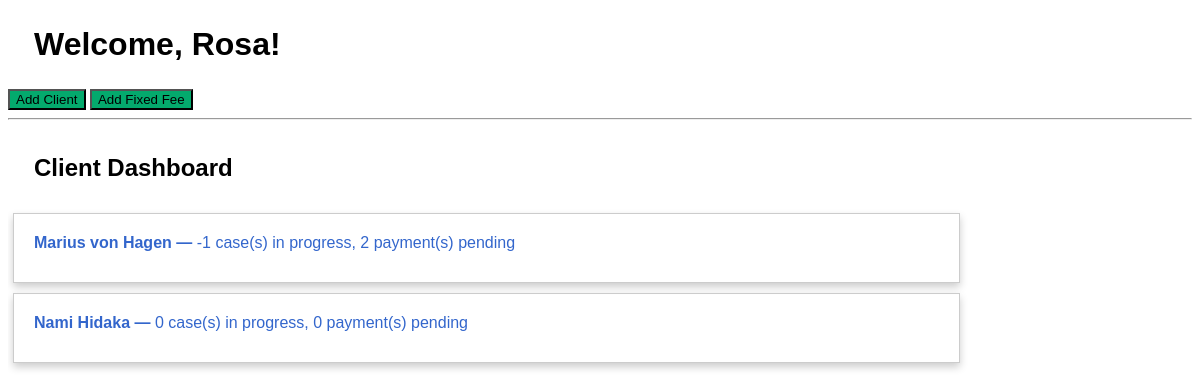
Before: / (signed in) with the older database file.
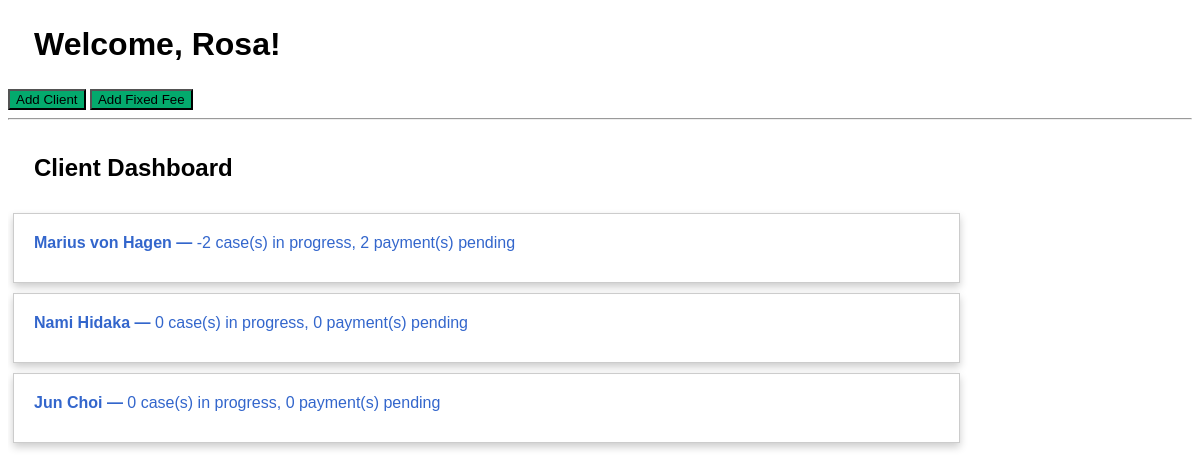
After: the same page with the newer database file.
### tables this page shows
CREATE TABLE clients(id INTEGER PRIMARY KEY AUTOINCREMENT NOT NULL, name TEXT NOT NULL, email TEXT NOT NULL, in_progress INTEGER NOT NULL DEFAULT 0, payment_pending INTEGER NOT NULL DEFAULT 0, payment_received INTEGER NOT NULL DEFAULT 0, firm INTEGER NOT NULL DEFAULT 1);

### app.py (the view)
@app.route("/", methods=["GET", "POST"])
@login_required
def home():
    id = session["user_id"]
    connection = sqlite3.connect("database.db")
    connection.row_factory = sqlite3.Row
    cursor = connection.cursor()
    user = cursor.execute("SELECT name FROM users WHERE id = ?", [id]).fetchone()
    name = user["name"]
    clients = []
    rows = cursor.execute("SELECT * FROM users_clients WHERE user_id = ?", [id]).fetchall()
    for row in rows:
        client_id = row["client_id"]
        client_info = cursor.execute("SELECT * FROM clients WHERE id = ?", [client_id]).fetchone()
        client = {}
        client["name"] = client_info["name"]
        client["id"] = client_info["id"]
        client["in_progress"] = client_info["in_progress"]
        client["payment_pending"] = client_info["payment_pending"]
        client["payment_received"] = client_info["payment_received"]
        clients.append(client)
    connection.close()
    return render_template("home.html", name=name, clients=clients)

### helpers.py (called while the page is built)
def login_required(f):
    @wraps(f)
    def decorated_function(*args, **kwargs):
        if session.get("user_id") is None:
            return redirect("/login")
        return f(*args, **kwargs)
    return decorated_function

### templates/home.html (shortened to what this page needs)
{% extends "layout.html" %}
{% block main %}
    <h1 class="container">Welcome, {{ name }}! </h1>
    <button type="button" class="successbtn" id="addClientModalOpen">
        Add Client
    </button>
    <button type="button" class="successbtn" id="newFixedFeeModalOpen">
        Add Fixed Fee
    </button>
    <hr>
    <div class="dashboard">
        <h2 class="container">Client Dashboard</h2>
        {% for client in clients %}
        <a href="{{ url_for('client', id=client['id']) }}" class="stretched-link">
            <div class="card">
                <b>{{ client["name"] }} &mdash;</b>
                {{ client["in_progress"] }} case(s) in progress,
                {{ client["payment_pending"] }} payment(s) pending
            </div>
        </a>
        {% endfor %}
    </div>
{% endblock %}

Changed rows visible on the page:
changed clients "Marius von Hagen": in_progress "-1" → "-2"
added clients: name "Jun Choi", in_progress "0", payment_pending "0"
